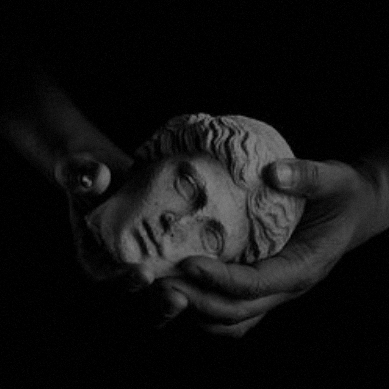
%> input picture assignment-1/3/data/statue.png, 389 x 389 px
$ octave myMainScript.m   (GNU Octave 9; MATLAB toolbox functions it lacks are replaced by stand-ins)
%> lines starting %> are read from the running program, lines starting %| are printed output that depends on the picture
%> further down, input is the input picture: size 389x389 uint8; min 0, max 128, mean 16.6
### assignment-1/3/codes/myHE.m
function output = myHE(input)

[row, col, channel] = size(input);
%> row = 389; col = 389; channel = 1
output = input;

%% Calculating the pdf of the image
intensity_levels = 256; %Assumed 8-bit image
pdf = zeros(intensity_levels, channel);
for d = 1:channel
    for i=1:row
        for j=1:col
            ind = ceil(input(i, j, d)+1);
            pdf(ind, d) = pdf(ind, d) + 1;
        end
    end
end
%> after the loop, pdf = 256 values, max 51357 at index 1, min 0 at index 130, mean 591.1
pdf = pdf/(row*col);
%> pdf = 256 values, max 0.339 at index 1, min 0 at index 130, mean 0.00391

%% Calculating cdf
cdf = cumsum(pdf);
%> cdf = 256 values from 0.339 to 1

%% Obtaining the Output Image
for d = 1:channel
    for i=1:row
        for j=1:col
            output(i, j, d) = double(255* cdf(ceil(input(i, j, d)+1), d));
        end
    end
end
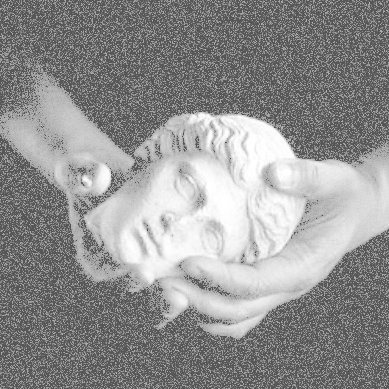
%> output: size 389x389 uint8; min 87, max 255, mean 145.2

end

### assignment-1/3/codes/myModifiedHM.m
function output = myModifiedHM(input)
output = input; %To maintain the datatype

[row_in, col_in, channel_in] = size(input);
%> row_in = 389; col_in = 389; channel_in = 1

%% Calculating PDF of input image
intensity_levels = 256; %Assumed 8-bit image
pdf_in = zeros(intensity_levels, channel_in);  %input image
for d = 1:channel_in
    for i=1:row_in
        for j=1:col_in
            ind = ceil(input(i, j, d)+1);
            pdf_in(ind, d) = pdf_in(ind, d) + 1;
        end
    end
end
%> after the loop, pdf_in = 256 values, max 51357 at index 1, min 0 at index 130, mean 591.1
pdf_in = pdf_in/(row_in*col_in);
%> pdf_in has the same summary as pdf in myHE

%% Calculating cdf
cdf_in = cumsum(pdf_in);
%> cdf_in = 256 values from 0.339 to 1

%% Finding a
[~, arg] = min(abs(cdf_in - 0.5)); %arg is the required position
%> arg = 3
a = arg-1;
%> a = 2

%% Mapping of Histogram
new_intensity = zeros(intensity_levels, channel_in);
for d = 1:channel_in
    for iter = 1:arg
        new_intensity(iter, d) = 2*a*cdf_in(iter);
    end
    for iter = arg+1:intensity_levels
        new_intensity(iter, d) = a + (cdf_in(iter)-0.5)*2*(255-a);
    end
end
%> after the loop, new_intensity = 256 values from 1.36 to 255
%% Output image
for r = 1: row_in
    for c = 1:col_in
        for d = 1: channel_in
            output(r, c, d) = new_intensity(ceil(input(r, c, d)+1), d);
        end
    end
end
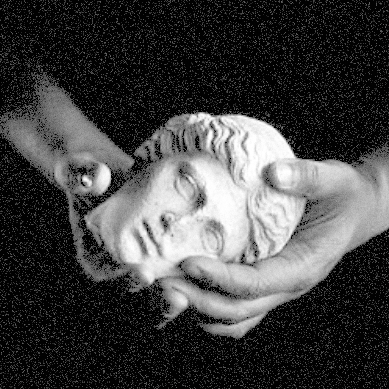
%> output: size 389x389 uint8; min 1, max 255, mean 67.1
end

### assignment-1/3/codes/custom_imshow.m
function [] = custom_imshow(input)

myNumOfColors = 200;
myColorScale = [ (0:1/(myNumOfColors-1):1)' , (0:1/(myNumOfColors-1):1)' , (0:1/(myNumOfColors-1):1)' ];
imagesc (input); % phantom is a popular test image
colormap (myColorScale);
%colormap jet;
daspect ([1 1 1]);
axis tight;
colorbar

end

### assignment-1/3/codes/myMainScript.m
%% MyMainScript

clear all
tic;
%% Your code here
input = imread('../data/statue.png');
output = myHE(input);
modified_out = myModifiedHM(input);
figure
custom_imshow(input);
title("Original Image");
figure
custom_imshow(output);
title("Histogram Equalization Output");
figure
custom_imshow(modified_out);
title("Modified HE Output");
toc;
